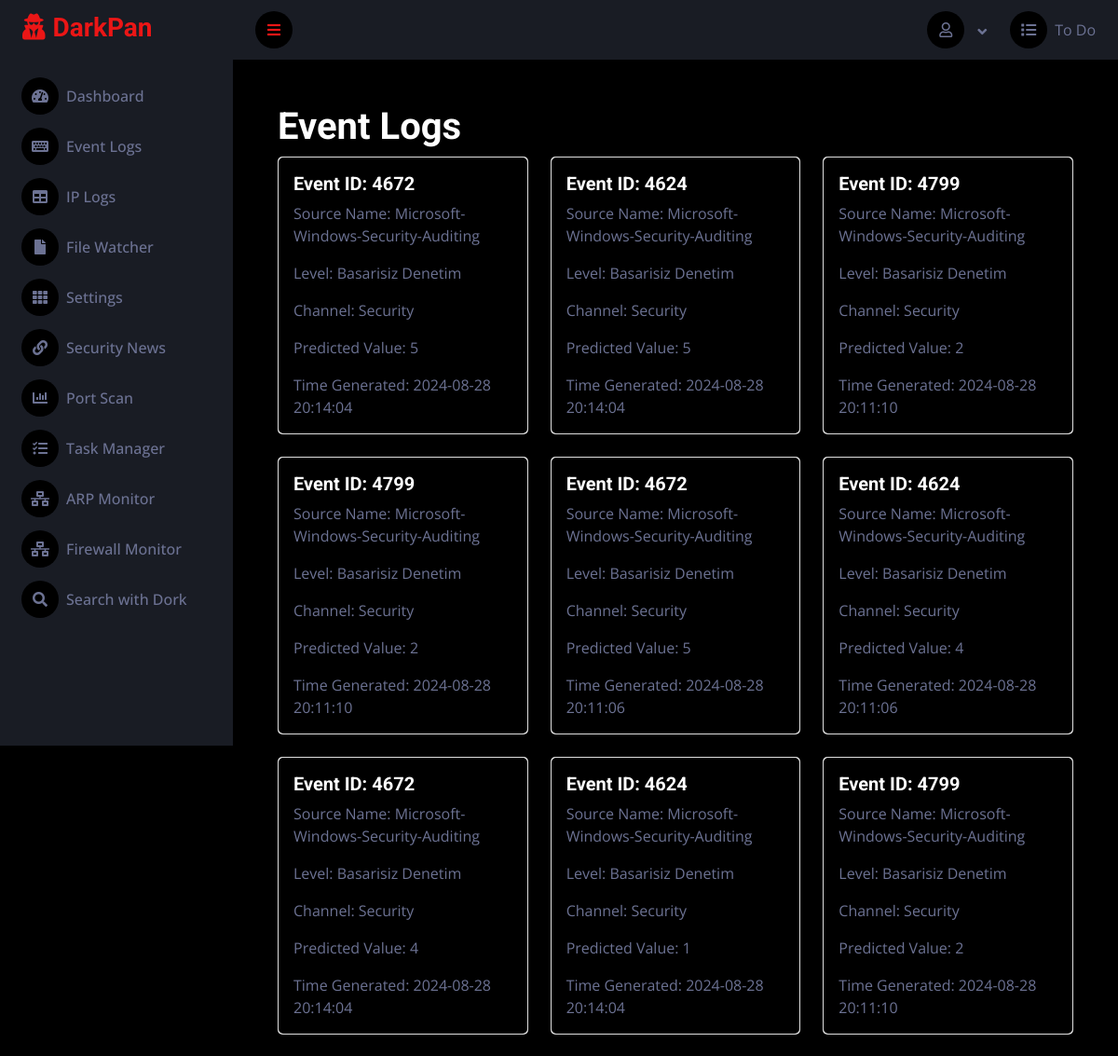
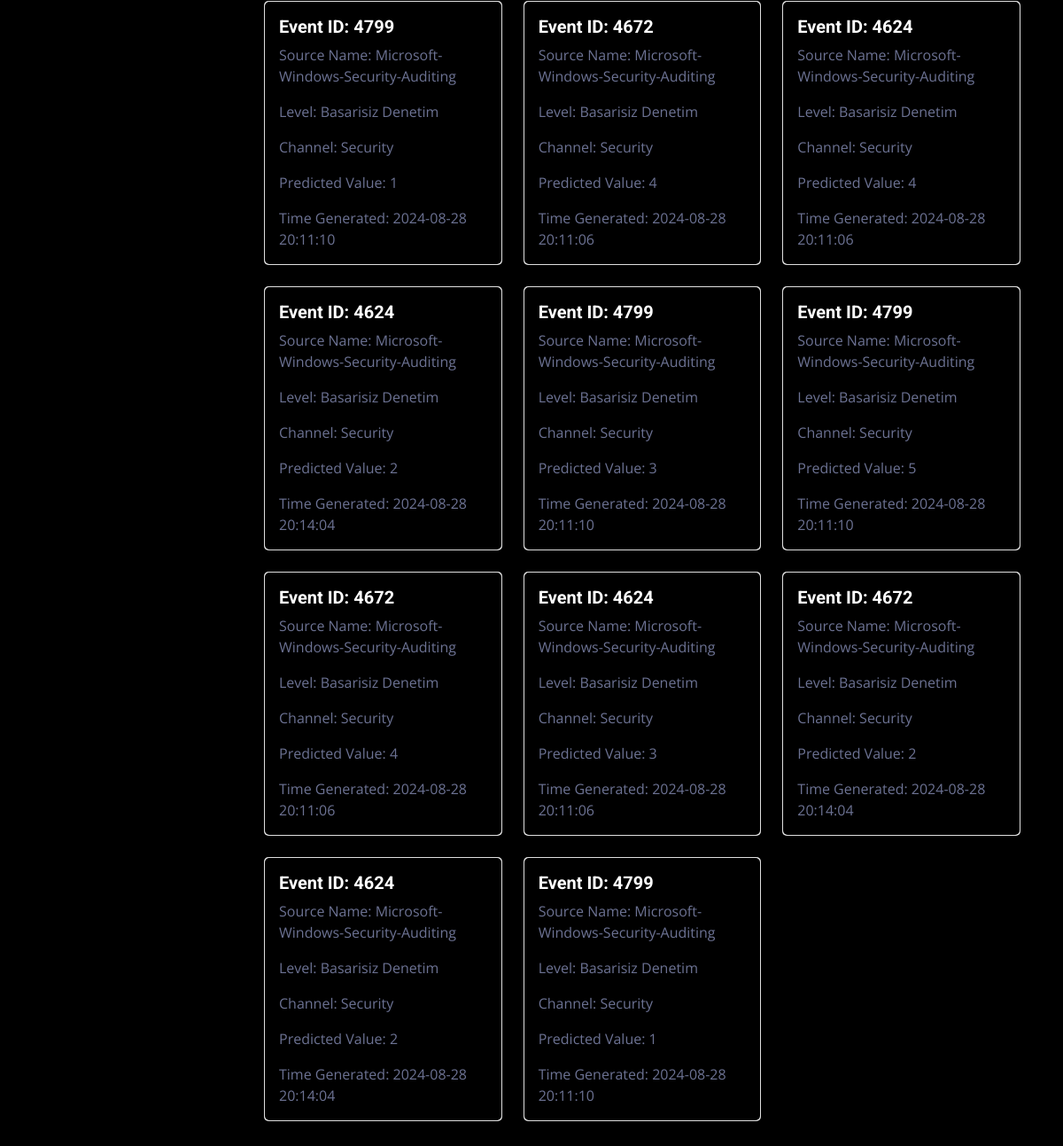
The page / on the database its author committed (2 pictures, top to bottom).
### sec/models.py (models this page shows, shortened)
class Events(models.Model):
    ID = models.AutoField(primary_key=True) # Field name made lowercase.
    EventID = models.IntegerField(db_column='EventID', blank=True, null=True)  # Field name made lowercase.
    SourceName = models.TextField(db_column='SourceName', blank=True, null=True)  # Field name made lowercase.
    Level = models.TextField(db_column='Level', blank=True, null=True)  # Field name made lowercase.
    Channel = models.TextField(db_column='Channel', blank=True, null=True)  # Field name made lowercase.
    Message = models.TextField(db_column='Message', blank=True, null=True)  # Field name made lowercase.
    PredictedValue = models.TextField(db_column='PredictedValue', blank=True, null=True)  # Field name made lowercase. This field type is a guess.
    TimeGenerated = models.TextField(db_column='TimeGenerated', blank=True, null=True)  # Field name made lowercase.
    class Meta:
        managed = True
        db_table = 'events'

### sec/views.py (the view)
# urls.py: path("", views.index),
def index(request):
    event_logs = Events.objects.all()  # Fetch all records from EventLog table
    return render(request, 'index.html', {'event_logs': event_logs})

### templates/index.html (shortened to what this page needs)
{% extends "base.html" %}
{% block content %}
<div class="container-fluid pt-4 px-4">
    <div class="row g-4">
        <div class="container-fluid">
            <h1>Event Logs</h1>
            <div class="row">
                {% for event in event_logs %}
                <div class="col-md-4">
                    <div class="card mb-4">
                        <div class="card-body bg-dark" style="border-radius: 5px;">
                            <h5 class="card-title">Event ID: {{ event.EventID }}</h5>
                            <p class="card-text">Source Name: {{ event.SourceName }}</p>
                            <p class="card-text">Level: {{ event.Level }}</p>
                            <p class="card-text">Channel: {{ event.Channel }}</p>
                            <p class="card-text">Predicted Value: {{ event.PredictedValue }}</p>
                            <p class="card-text">Time Generated: {{ event.TimeGenerated }}</p>
                        </div>
                    </div>
                </div>
                {% empty %}
                <div class="col">
                    <p>No event logs found.</p>
                </div>
                {% endfor %}
            </div>
        </div>
    </div>
</div>
{% endblock %}

### static/css/style.css (style rules this page uses)
:root { --primary: #EB1616; --secondary: #191C24; --light: #6C7293; --dark: #000000; }

### rows shown on the page
Events: EventID "4672", SourceName "Microsoft-Windows-Security-Auditing", Level "Basarisiz Denetim", Channel "Security", PredictedValue "5", TimeGenerated "2024-08-28 20:14:04"
Events: EventID "4624", SourceName "Microsoft-Windows-Security-Auditing", Level "Basarisiz Denetim", Channel "Security", PredictedValue "5", TimeGenerated "2024-08-28 20:14:04"
Events: EventID "4799", SourceName "Microsoft-Windows-Security-Auditing", Level "Basarisiz Denetim", Channel "Security", PredictedValue "2", TimeGenerated "2024-08-28 20:11:10"
Events: EventID "4799", SourceName "Microsoft-Windows-Security-Auditing", Level "Basarisiz Denetim", Channel "Security", PredictedValue "2", TimeGenerated "2024-08-28 20:11:10"
Events: EventID "4672", SourceName "Microsoft-Windows-Security-Auditing", Level "Basarisiz Denetim", Channel "Security", PredictedValue "5", TimeGenerated "2024-08-28 20:11:06"
Events: EventID "4624", SourceName "Microsoft-Windows-Security-Auditing", Level "Basarisiz Denetim", Channel "Security", PredictedValue "4", TimeGenerated "2024-08-28 20:11:06"
Events: EventID "4672", SourceName "Microsoft-Windows-Security-Auditing", Level "Basarisiz Denetim", Channel "Security", PredictedValue "4", TimeGenerated "2024-08-28 20:14:04"
Events: EventID "4624", SourceName "Microsoft-Windows-Security-Auditing", Level "Basarisiz Denetim", Channel "Security", PredictedValue "1", TimeGenerated "2024-08-28 20:14:04"
Events: EventID "4799", SourceName "Microsoft-Windows-Security-Auditing", Level "Basarisiz Denetim", Channel "Security", PredictedValue "2", TimeGenerated "2024-08-28 20:11:10"
Events: EventID "4799", SourceName "Microsoft-Windows-Security-Auditing", Level "Basarisiz Denetim", Channel "Security", PredictedValue "1", TimeGenerated "2024-08-28 20:11:10"
Events: EventID "4672", SourceName "Microsoft-Windows-Security-Auditing", Level "Basarisiz Denetim", Channel "Security", PredictedValue "4", TimeGenerated "2024-08-28 20:11:06"
Events: EventID "4624", SourceName "Microsoft-Windows-Security-Auditing", Level "Basarisiz Denetim", Channel "Security", PredictedValue "4", TimeGenerated "2024-08-28 20:11:06"
Events: EventID "4624", SourceName "Microsoft-Windows-Security-Auditing", Level "Basarisiz Denetim", Channel "Security", PredictedValue "2", TimeGenerated "2024-08-28 20:14:04"
Events: EventID "4799", SourceName "Microsoft-Windows-Security-Auditing", Level "Basarisiz Denetim", Channel "Security", PredictedValue "3", TimeGenerated "2024-08-28 20:11:10"
Events: EventID "4799", SourceName "Microsoft-Windows-Security-Auditing", Level "Basarisiz Denetim", Channel "Security", PredictedValue "5", TimeGenerated "2024-08-28 20:11:10"
Events: EventID "4672", SourceName "Microsoft-Windows-Security-Auditing", Level "Basarisiz Denetim", Channel "Security", PredictedValue "4", TimeGenerated "2024-08-28 20:11:06"
Events: EventID "4624", SourceName "Microsoft-Windows-Security-Auditing", Level "Basarisiz Denetim", Channel "Security", PredictedValue "3", TimeGenerated "2024-08-28 20:11:06"
Events: EventID "4672", SourceName "Microsoft-Windows-Security-Auditing", Level "Basarisiz Denetim", Channel "Security", PredictedValue "2", TimeGenerated "2024-08-28 20:14:04"
Events: EventID "4624", SourceName "Microsoft-Windows-Security-Auditing", Level "Basarisiz Denetim", Channel "Security", PredictedValue "2", TimeGenerated "2024-08-28 20:14:04"
Events: EventID "4799", SourceName "Microsoft-Windows-Security-Auditing", Level "Basarisiz Denetim", Channel "Security", PredictedValue "1", TimeGenerated "2024-08-28 20:11:10"
